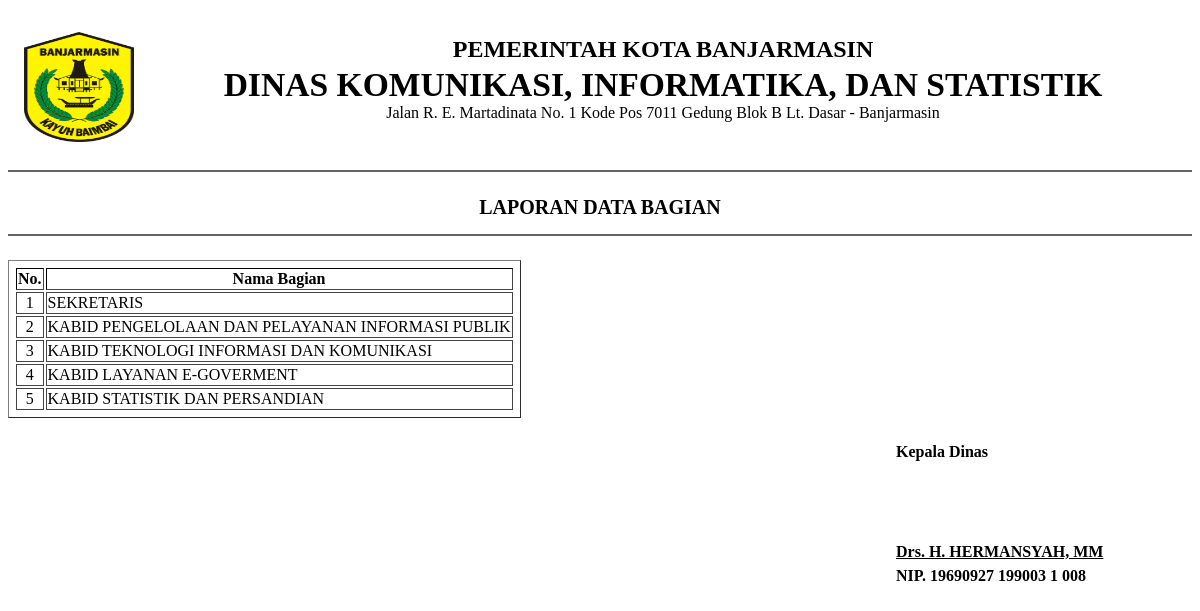
Screenshot of /admin/laporan/laporan_bagian.php (signed in) with the database file from the repository.
### tables this page shows
CREATE TABLE IF NOT EXISTS `m_bagian` (
  `kd_bagian` varchar(8) NOT NULL,
  `nm_bagian` char(70) NOT NULL,
  PRIMARY KEY (`kd_bagian`)
);

### admin/laporan/laporan_bagian.php (the view, shortened to what this page needs)
<?php
    if (empty($_SESSION['username'])){
        header('location:../index.php');
    } else {
        include "../../config.php";
        echo '
        <body onload="window.print()">
        <div class="container">
            <div id="colres">
                <div class="disp">';
                        echo '<img class="logodisp" src="../logo.png"/>';
                        echo '<h6 class="up">PEMERINTAH KOTA BANJARMASIN</h6>';
                        echo '<h5 class="up" id="nama">DINAS KOMUNIKASI, INFORMATIKA, DAN STATISTIK</h5><br/>';
                        echo '<span id="alamat">Jalan R. E. Martadinata No. 1 Kode Pos 7011 Gedung Blok B Lt. Dasar - Banjarmasin</span>';
                    echo '
                </div>
                <br>
                <br>
                <div class="separator"></div>
                <div class="tgh" id="lbr">LAPORAN DATA BAGIAN</div>
                </br>
                </br>
                <div class="separator"></div>';
                echo '
                <table border="1" class="profile-table" id="tbl">
                <thead>
                <tr>
                <th>No.</th>
                <th>Nama Bagian</th>
                </tr>
                </thead>';
                $query = mysqli_query($koneksi, "SELECT * FROM m_bagian ORDER BY kd_bagian ASC");
                $no = 1;
                while($row = mysqli_fetch_array($query)){
                echo '
                        <tbody>
                            <tr>
                                <td align="center">'.$no++.'</td>
                                <td>'.$row['nm_bagian'].'</td>
                            </tr>';
                        }}echo '
                        </tbody>
                    </table>
                    <div id="lead">
                        <b><p>Kepala Dinas</p></b>
                        <div style="height: 50px;"></div>';
                            echo '<b><p class="lead">Drs. H. HERMANSYAH, MM</p></b>';
                            echo '<b><p>NIP. 19690927 199003 1 008</p></b>';
                        echo '
                    </div>
                </div>
                <div class="jarak2"></div>
            </div>
            </body>';
?>

### admin/laporan/laporan_bagian.php (style rules this page uses)
th { text-align:center; vertical-align:middle; }
table { background: #fff; padding: 5px; }
tr, td { border: table-cell; border: 1px solid #444; }
tr,td { vertical-align: top!important; }
.disp { text-align: center; padding: 1.5rem 0; margin-bottom: .5rem; }
.logodisp { float: left; position: relative; width: 110px; height: 110px; margin: 0 0 0 1rem; }
#lead { width: auto; position: relative; margin: 25px 0 0 75%; }
.lead { font-weight: bold; text-decoration: underline; margin-bottom: -10px; }
.tgh { text-align: center; }
#nama { font-size: 2.1rem; margin-bottom: -1rem; }
#alamat { font-size: 16px; }
.up { text-transform: uppercase; margin: 0; line-height: 2.2rem; font-size: 1.5rem; }
#lbr { font-size: 20px; font-weight: bold; }
.separator { border-bottom: 2px solid #616161; margin: -1.3rem 0 1.5rem; }

### rows the page displays
m_bagian: nm_bagian "SEKRETARIS"
m_bagian: nm_bagian "KABID PENGELOLAAN DAN PELAYANAN INFORMASI PUBLIK"
m_bagian: nm_bagian "KABID TEKNOLOGI INFORMASI DAN KOMUNIKASI"
m_bagian: nm_bagian "KABID LAYANAN E-GOVERMENT"
m_bagian: nm_bagian "KABID STATISTIK DAN PERSANDIAN"
